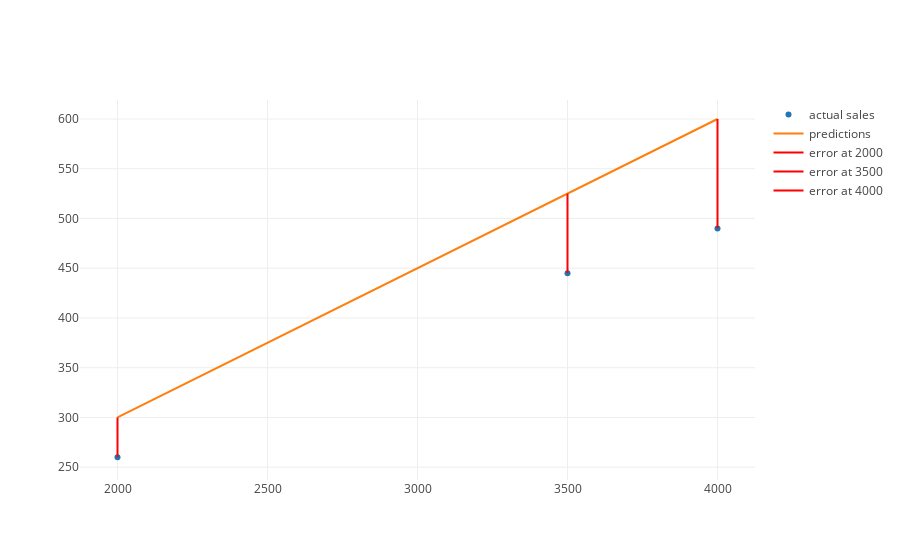

The code cell stored with this chart in its notebook:
### Markdown cell above
Now the output of our loss function only applies to a specific hypothesis function.  We want to make the result of our loss function as close to zero as possible, so we need a way to minimize our loss function.  

The way that we can do that is by finding the parameter -- above .15 is our parameter -- that minimizes our loss function.  Now our **optimization procedure** is how we find parameters that minimize our loss function.  There are different optimization procedures depending on the specific machine learning tool that we use - but here we can just do trial and error.

### Code cell
from data import updated_model_with_errors

parameter = .15
updated_model_with_errors(parameter)

### Figure 1 — Plotly figure (JSON) as saved in the notebook; plotly's stock layout.template omitted (floating-point values rounded to 4 significant figures)
{"data": [{"mode": "markers", "name": "actual sales", "text": [], "type": "scatter", "uid": "3b6d396e-5641-40eb-a922-b79eba240e79", "x": [2000, 3500, 4000], "y": [260, 445, 490]}, {"mode": "lines", "name": "predictions", "text": [], "type": "scatter", "uid": "7f6ac947-9d00-4b40-b0df-39d5af7f8ee0", "x": [2000, 3500, 4000], "y": [300, 525, 600]}, {"hoverinfo": "none", "marker": {"color": "red"}, "mode": "lines", "name": "error at 2000", "text": ["-40.0"], "textposition": "top right", "type": "scatter", "uid": "fee294e6-1f55-40e3-bf9a-e57241f45e06", "x": [2000, 2000], "y": [300, 260]}, {"hoverinfo": "none", "marker": {"color": "red"}, "mode": "lines", "name": "error at 3500", "text": ["-80.0"], "textposition": "top right", "type": "scatter", "uid": "d4e78e0d-bb32-4f3f-936e-7931014036d9", "x": [3500, 3500], "y": [525, 445]}, {"hoverinfo": "none", "marker": {"color": "red"}, "mode": "lines", "name": "error at 4000", "text": ["-110.0"], "textposition": "top right", "type": "scatter", "uid": "0648e98b-014e-412f-9911-4aa41d0b7a0d", "x": [4000, 4000], "y": [600, 490]}], "layout": {"autosize": true, "xaxis": {"autorange": true, "range": [1876.0, 4124.0], "type": "linear"}, "yaxis": {"autorange": true, "range": [235.5, 619.2], "type": "linear"}}}
